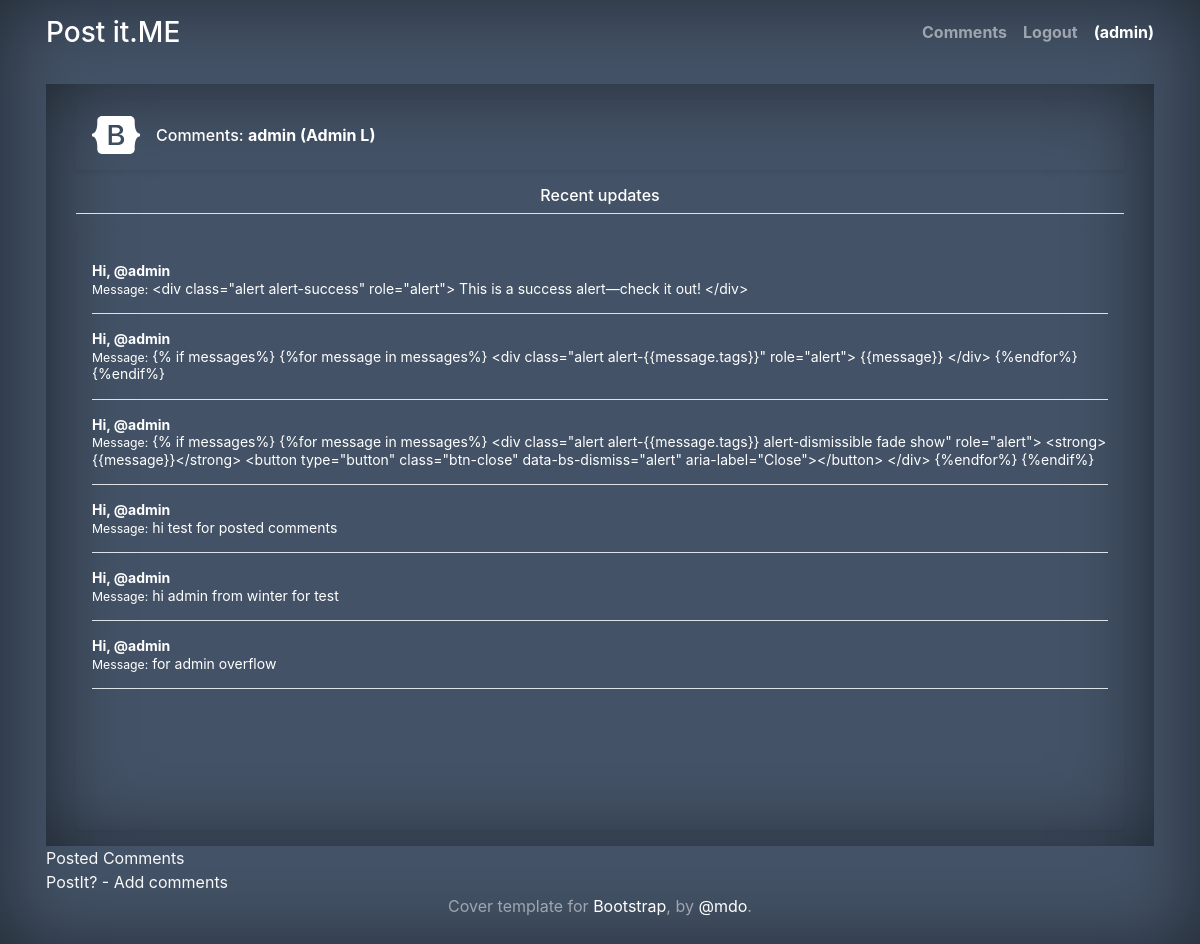
The page /register/update/ (signed in) on the database its author committed.
### blog/models.py (models this page shows, shortened)
class Post(models.Model):
    title = models.CharField(max_length =100)
    content = models.TextField()
    date_posted = models.DateTimeField(auto_now=True)
    author = models.ForeignKey(User,on_delete = models.CASCADE)

### User/views.py (the view)
# urls.py: path('update/', views.update, name = 'user-update'),
@login_required
def update(request):
    _var = Post.objects.filter(title=request.user.username)
    _comments_made_by_user = Post.objects.filter(author_id = User.objects.filter(username=request.user.username)[0].id)
    if Post.objects.filter(title =request.user.username ):
            context = {'posts': _var,
                        'author':User.objects.all(),
                        'count':len(User.objects.all()),
                        'comments': _comments_made_by_user,
                        'users': User.objects.all(),
                        }
    else:
        context = {
                    'author':User.objects.all(),
                    'count':len(User.objects.all()),
                     'comments': _comments_made_by_user,
                     'users': User.objects.all(),   }
    return render(request, "User/update.html",context)

### User/templates/User/update.html (shortened to what this page needs)
{% extends 'blog/base.html'%}
{%load static%}
    {% block page_css%}
<link rel="stylesheet" href="{% static 'User/css/update.css'%}">
{%endblock page_css%}
{% block content%}
<main class="container"  style="box-shadow: inset 0 0 5rem rgba(0, 0, 0, .5);">
  <div class="container"  >
    <div class="d-flex align-items-center p-3 my-3 text-white bg-purple rounded shadow-sm"  >
      <img class="me-3" src="{%static 'User/assets/bootstrap-logo-white.svg'%}" alt="" width="48" height="38">
      <div class="lh-1">
          <span><h1 class="h6 mb-0 text-white lh-1">Comments: <strong> <a href="{% url 'user-profile'%}"> {{user}} ({{user.first_name}} {{user.last_name}})</a> </strong>  </h1>
          </span>
      </div>
    </div>
    <h6 class="border-bottom pb-2 mb-0 text-white">Recent updates</h6>
    <div class="my-3 p-3 text-white rounded shadow-sm scroll" style="overflow-y: auto; height: 600px;" >
      {%for post in posts%}
      <div class="text-left text-white  pt-3">
        <p class="pb-3 mb-0 small lh-sm border-bottom ">
          <strong class="text-gray-dark">Hi, @{{post.title}}</strong>
          <br>
          <small class=" text-gray-dark">Message:</small>
          {{post.content}}
        </p>
      </div>
      {%endfor%}
    </div>
  </div>
</main>
<div class="text-left">
  <a class="btn-outline-light  my-2" data-bs-toggle="offcanvas" href="#sidebar" role="button" aria-controls="offcanvasExample">
    Posted Comments
  </a>
</div>
<div class="text-left">
  <a  class="btn-outline-light  " data-bs-toggle="modal" data-bs-target="#staticBackdrop_update">
    PostIt? - Add comments
  </a>
</div>
{% endblock content%}

### blog/templates/blog/base.html (shortened to what this page needs)
{% load static %}
<!doctype html>
<html lang="en">
  <head>
    <link href="https://cdn.jsdelivr.net/npm/bootstrap@5.3.2/dist/css/bootstrap.min.css" rel="stylesheet">
<link href="{%static 'blog/css/bootstrap.min copy.css'%}" rel="stylesheet">
<link href="{%static 'blog/css/cover.css'%}" rel="stylesheet">
    {% block page_css%}
    {%endblock page_css%}
  </head>
<body class="text-center" style="background-color: rgb(67, 82, 102); ">
  <div class="container d-flex w-100 h-100 p-3 mx-auto flex-column">
      <header class="masthead mb-200px">
        <div class="inner">
              <a href="{% url 'blog-home'%}">
                <h3 class="masthead-brand" style="color: white">Post it.ME</h3>
              </a>
              <nav class="nav nav-masthead justify-content-center">
                {% if user.is_authenticated %}
                <a class="nav-link" href="{%url 'user-update'%}">Comments</a>
                <a class="nav-link" href="{%url 'logout'%}">Logout</a>
                <small class = "nav-link text-white " >({{user.username}})</small>
              {% endif%}
            </nav>
        </div>
      </header>
      {% block content%}
      {%endblock content%}
    <footer class="mastfoot mt-auto">
      <div class="inner">
        <p>Cover template for <a href="https://getbootstrap.com/">Bootstrap</a>, by <a href="https://twitter.com/mdo">@mdo</a>.</p>
      </div>
    </footer>
  </div>
</body>
</html>

### blog/static/blog/css/cover.css (style rules this page uses)
a, a:focus, a:hover { color: #fff; }
html,body { height: 100vh; width: 100%; background-color: rgb(67, 82, 102); box-shadow: inset 0 0 5rem rgba(0, 0, 0, .5); }
.masthead { margin-bottom: 2rem; }
.masthead-brand { margin-bottom: 0; }
.nav-masthead .nav-link { padding: .25rem 0; font-weight: 700; color: rgba(255, 255, 255, .5); background-color: transparent; border-bottom: .25rem solid transparent; }
.nav-masthead .nav-link + .nav-link { margin-left: 1rem; }
@media (min-width: 48em) { .masthead-brand { float: left; } }
@media (min-width: 48em) { .nav-masthead { float: right; } }
.mastfoot { color: rgba(255, 255, 255, .5); }

### User/static/User/css/update.css (style rules this page uses)
html,body { height: auto; width: auto; }

### rows shown on the page
Post: title "admin", content "<div class=\"alert alert-success\" role=\"alert\"> This is a success alert—check it out! </div>"
Post: title "admin", content "{% if messages%} {%for message in messages%} <div class=\"alert alert-{{message.tags}}\" role=\"alert\"> {{message}} </div> {%endfor%} {%endif%}"
Post: title "admin", content "{% if messages%} {%for message in messages%} <div class=\"alert alert-{{message.tags}} alert-dismissible fade show\" role=\"alert\"> <strong>{{message}}</strong> <button type=\"button\" class=\"btn-close\" data-bs-dismiss=\"alert\" aria-label=\"Close\"></button> </div> {%endfor%} {%endif%}"
Post: title "admin", content "hi test for posted comments"
Post: title "admin", content "hi admin from winter for test"
Post: title "admin", content "for admin overflow"

### other values the page prints
{{ user.username }} "admin"
{{ user }} "admin"
{{ user.first_name }} "Admin"
{{ user.last_name }} "L"
